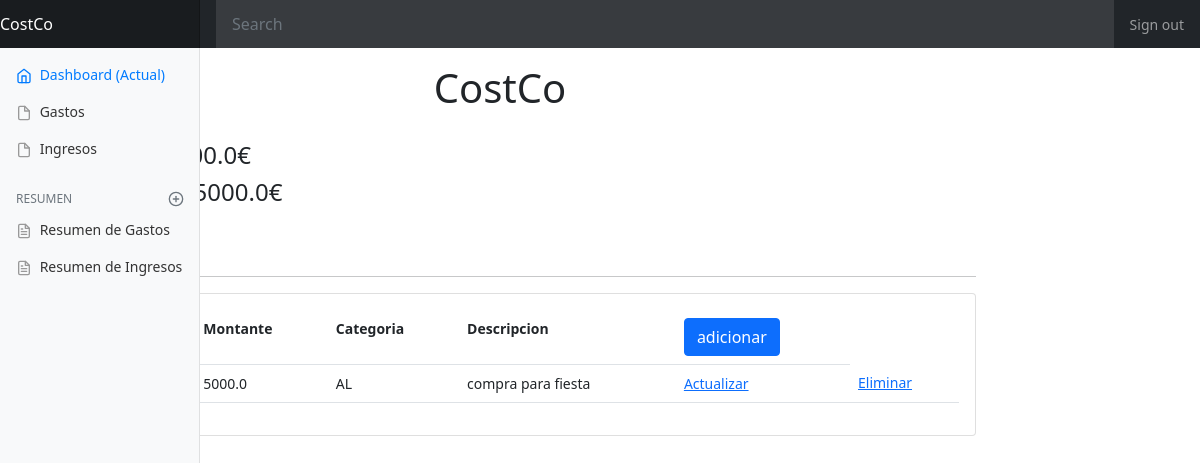
The page / on the database its author committed.
### Control_app/models.py (models this page shows, shortened)
class Gastos(models.Model):
    GATEGORIA = [
    ('AL','Alimentacion'),
    ('TRANSP','Transporte'),
    ('EST','Estudio'),
    ('EMP','Empleo'),
    ('ENT','Entretenimiento'),
    ('CS','Casa')]
    montante = models.FloatField()
    fecha = models.DateField(default=now)
    descripcion = models.TextField()
    categoria = models.CharField(max_length = 30,blank=True, choices=GATEGORIA, default="Casa")
    class Meta:
        ordering = ['-fecha']

### Control_app/views.py (the view)
def inicio(request):
    gastos = Gastos.objects.all().order_by('-fecha')
    gasto_anual = gastos.filter(fecha__year = datetime.now().year)
    total_montante_ano = sum(gasto.montante for gasto in gasto_anual)
    gasto_mensual = gastos.filter(fecha__month=datetime.now().month)
    total_montante_mes = sum(gasto.montante for gasto in gasto_mensual)
    contenido = {
        "gastos":gastos,
        "gasto_anual":gasto_anual,
        "gasto_mensual":gasto_mensual,
        "total_anual":total_montante_ano,
        "total_mensual":total_montante_mes,
    }
    return render(request, 'Control_app/inicio_gastos.html',contenido)

### templates/Control_app/inicio_gastos.html
{% extends 'Control_app/base.html' %}
{% block content %}
<div class="center-column">
    <h1>
        <center>CostCo</center>
    </h1>
    <br />
    <h4>Total Anual: {{total_anual}}€</h4>
    <h4>Total Mensual: {{total_mensual}}€</h4>
    <br />
    <div class="col-md-12">
        <h5>GASTOS MENSUAL</h5>
        <hr>
        <div class="card card-body">
            <table class="table table">
                <tr>
                    <th>Fecha</th>
                    <th>Montante</th>
                    <th>Categoria</th>
                    <th>Descripcion</th>
                    <th><a href="{% url 'Control_app:adicionar' %}" class="btn btn-primary">adicionar</a></button></th>
                </tr>
                {% for gasto in gastos %}
                <tr>
                    <td>{{gasto.fecha}}</td>
                    <td>{{gasto.montante}}</td>
                    <td>{{gasto.categoria}}</td>
                    <td>{{gasto.descripcion}}</td>
                    <td><a href="{% url 'Control_app:actualizar' gasto.id %}">Actualizar</a></td>
                    <td><a href="{% url 'Control_app:eliminar' gasto.id %}">Eliminar</a></td>
                </tr>
                {% endfor %}
            </table>
        </div>
    </div>
</div>
{% endblock %}

### static/Control_app/dashboard.css (style rules this page uses)
body { font-size: .875rem; }

### rows shown on the page
Gastos: montante "5000.0", categoria "AL", descripcion "compra para fiesta"

### other values the page prints
{{ total_mensual }} "5000.0"
